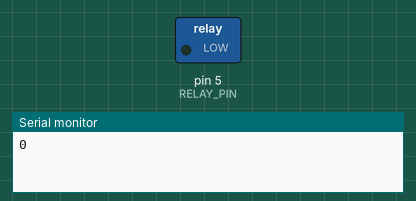
Simulated run of this sketch. Board: Arduino Uno, built with avr-gcc and run on an emulated ATmega328P. On the bench: switched loads named in the sketch (green lamp = pin HIGH), the last lines printed to the serial monitor.

Above: at 1.0 s.
At 3.0 s:
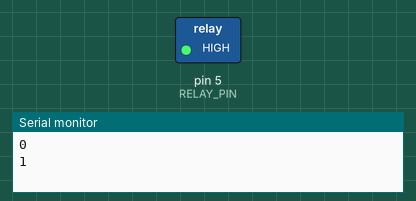
Timing chart, 0 to 5.2 s (numbered marks = the images above):
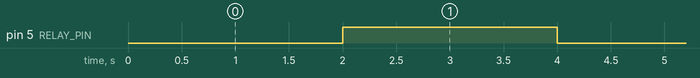

The sketch:

Relay_Servo.ino
```cpp
#define RELAY_PIN 5

int output = HIGH;

void setup() {
  // put your setup code here, to run once:
  pinMode(RELAY_PIN, OUTPUT);
  Serial.begin(9600);
}

void loop() {
  // put your main code here, to run repeatedly:
  output = 1 - output;
  digitalWrite(RELAY_PIN,output);
  Serial.println(output);
  delay(2000);
}
```

Measured:
- by itself, pin 5 (RELAY_PIN): alternates HIGH for 2.0 s and LOW for 2.0 s
